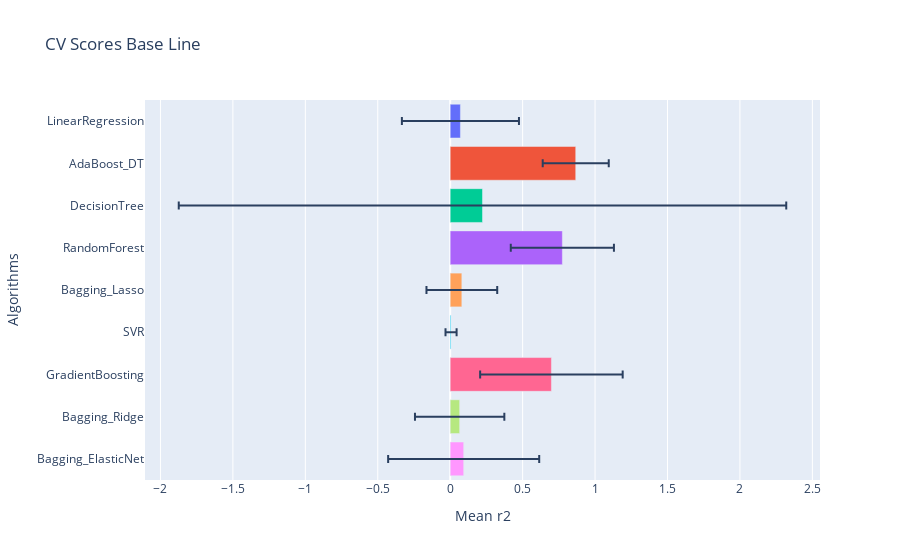

Here is the notebook cell this chart was saved with:
### Code cell
gp.crossval_models(x_train,y_train,10,lista_estimadores,"r2")

### Figure 1 — Plotly figure (JSON) as saved in the notebook; plotly's stock layout.template omitted (floating-point values rounded to 4 significant figures)
{"data": [{"alignmentgroup": "True", "error_x": {"array": [0.4041]}, "hovertemplate": "Algorithms=%{y}<br>Mean r2=%{x}<extra></extra>", "legendgroup": "LinearRegression", "marker": {"color": "#636efa", "pattern": {"shape": ""}}, "name": "LinearRegression", "offsetgroup": "LinearRegression", "orientation": "h", "showlegend": true, "textposition": "auto", "type": "bar", "x": [0.07062], "xaxis": "x", "y": ["LinearRegression"], "yaxis": "y"}, {"alignmentgroup": "True", "error_x": {"array": [0.2279]}, "hovertemplate": "Algorithms=%{y}<br>Mean r2=%{x}<extra></extra>", "legendgroup": "AdaBoost_DT", "marker": {"color": "#EF553B", "pattern": {"shape": ""}}, "name": "AdaBoost_DT", "offsetgroup": "AdaBoost_DT", "orientation": "h", "showlegend": true, "textposition": "auto", "type": "bar", "x": [0.8666], "xaxis": "x", "y": ["AdaBoost_DT"], "yaxis": "y"}, {"alignmentgroup": "True", "error_x": {"array": [2.097]}, "hovertemplate": "Algorithms=%{y}<br>Mean r2=%{x}<extra></extra>", "legendgroup": "DecisionTree", "marker": {"color": "#00cc96", "pattern": {"shape": ""}}, "name": "DecisionTree", "offsetgroup": "DecisionTree", "orientation": "h", "showlegend": true, "textposition": "auto", "type": "bar", "x": [0.223], "xaxis": "x", "y": ["DecisionTree"], "yaxis": "y"}, {"alignmentgroup": "True", "error_x": {"array": [0.356]}, "hovertemplate": "Algorithms=%{y}<br>Mean r2=%{x}<extra></extra>", "legendgroup": "RandomForest", "marker": {"color": "#ab63fa", "pattern": {"shape": ""}}, "name": "RandomForest", "offsetgroup": "RandomForest", "orientation": "h", "showlegend": true, "textposition": "auto", "type": "bar", "x": [0.7742], "xaxis": "x", "y": ["RandomForest"], "yaxis": "y"}, {"alignmentgroup": "True", "error_x": {"array": [0.2442]}, "hovertemplate": "Algorithms=%{y}<br>Mean r2=%{x}<extra></extra>", "legendgroup": "Bagging_Lasso", "marker": {"color": "#FFA15A", "pattern": {"shape": ""}}, "name": "Bagging_Lasso", "offsetgroup": "Bagging_Lasso", "orientation": "h", "showlegend": true, "textposition": "auto", "type": "bar", "x": [0.08042], "xaxis": "x", "y": ["Bagging_Lasso"], "yaxis": "y"}, {"alignmentgroup": "True", "error_x": {"array": [0.03821]}, "hovertemplate": "Algorithms=%{y}<br>Mean r2=%{x}<extra></extra>", "legendgroup": "SVR", "marker": {"color": "#19d3f3", "pattern": {"shape": ""}}, "name": "SVR", "offsetgroup": "SVR", "orientation": "h", "showlegend": true, "textposition": "auto", "type": "bar", "x": [0.005907], "xaxis": "x", "y": ["SVR"], "yaxis": "y"}, {"alignmentgroup": "True", "error_x": {"array": [0.4919]}, "hovertemplate": "Algorithms=%{y}<br>Mean r2=%{x}<extra></extra>", "legendgroup": "GradientBoosting", "marker": {"color": "#FF6692", "pattern": {"shape": ""}}, "name": "GradientBoosting", "offsetgroup": "GradientBoosting", "orientation": "h", "showlegend": true, "textposition": "auto", "type": "bar", "x": [0.6987], "xaxis": "x", "y": ["GradientBoosting"], "yaxis": "y"}, {"alignmentgroup": "True", "error_x": {"array": [0.3085]}, "hovertemplate": "Algorithms=%{y}<br>Mean r2=%{x}<extra></extra>", "legendgroup": "Bagging_Ridge", "marker": {"color": "#B6E880", "pattern": {"shape": ""}}, "name": "Bagging_Ridge", "offsetgroup": "Bagging_Ridge", "orientation": "h", "showlegend": true, "textposition": "auto", "type": "bar", "x": [0.06531], "xaxis": "x", "y": ["Bagging_Ridge"], "yaxis": "y"}, {"alignmentgroup": "True", "error_x": {"array": [0.5214]}, "hovertemplate": "Algorithms=%{y}<br>Mean r2=%{x}<extra></extra>", "legendgroup": "Bagging_ElasticNet", "marker": {"color": "#FF97FF", "pattern": {"shape": ""}}, "name": "Bagging_ElasticNet", "offsetgroup": "Bagging_ElasticNet", "orientation": "h", "showlegend": true, "textposition": "auto", "type": "bar", "x": [0.09308], "xaxis": "x", "y": ["Bagging_ElasticNet"], "yaxis": "y"}], "layout": {"barmode": "relative", "legend": {"title": {"text": "Algorithms"}, "tracegroupgap": 0}, "showlegend": false, "title": {"text": "CV Scores Base Line"}, "xaxis": {"anchor": "y", "domain": [0, 1], "title": {"text": "Mean r2"}}, "yaxis": {"anchor": "x", "categoryarray": ["Bagging_ElasticNet", "Bagging_Ridge", "GradientBoosting", "SVR", "Bagging_Lasso", "RandomForest", "DecisionTree", "AdaBoost_DT", "LinearRegression"], "categoryorder": "array", "domain": [0, 1], "title": {"text": "Algorithms"}}}}
